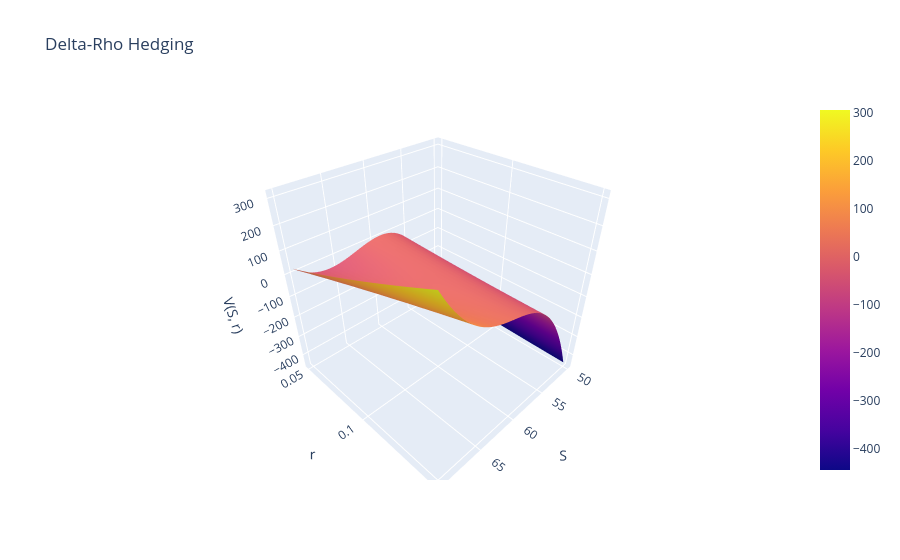

The cell this chart's notebook holds for it:
### Code cell
import plotly.graph_objects as go

stock_values = np.linspace(50, 70, 41)
rate_values = np.linspace(0.05, 0.15, 21)

S_grid, rate_grid = np.meshgrid(stock_values, rate_values)

x, y, z, z_hat = 148.47, -7693.22, -1000, 1056.14
hedging_position = np.array([[portfolio_position(S, K1, K2, t1, t2, sigma, rf, typeOption, daysPassed, x, y, z, z_hat ) for S in stock_values] for rf in rate_values])

fig = go.Figure(
    data=[
        go.Surface(
        x=S_grid,
        y=rate_grid,
        z=hedging_position
    )]
)

fig.update_layout(
    title="Delta-Rho Hedging",
    scene=dict(
        xaxis_title="S",
        yaxis_title='r',
        zaxis_title="V(S, r)"
    )
)

fig.show()

### Figure 1 — Plotly figure (JSON) as saved in the notebook; plotly's stock layout.template omitted (floating-point values rounded to 4 significant figures; data arrays with more than 128 entries replaced by an {"elided": "..."} marker saying what was removed)
{"data": [{"type": "surface", "x": {"elided": "21x41 float values"}, "y": {"elided": "21x41 float values"}, "z": {"elided": "21x41 float values"}}], "layout": {"scene": {"xaxis": {"title": {"text": "S"}}, "yaxis": {"title": {"text": "r"}}, "zaxis": {"title": {"text": "V(S, r)"}}}, "title": {"text": "Delta-Rho Hedging"}}}
